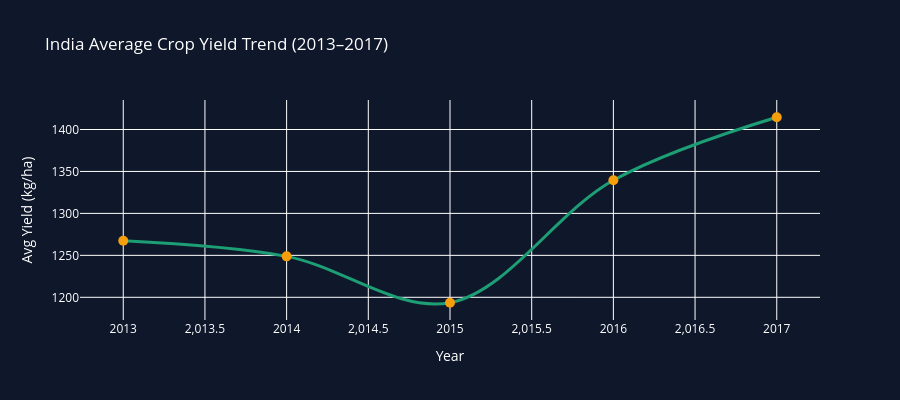

Notebook code cell kept with this figure:
### Code cell
fig2 = px.line(
    yearly,
    x='year',
    y='avg_crop_yield',
    title='India Average Crop Yield Trend (2013–2017)',
    labels={'avg_crop_yield': 'Avg Yield (kg/ha)', 'year': 'Year'},
    markers=True,
    line_shape='spline',
)
fig2.update_traces(
    line_color='#1D9E75',
    line_width=3,
    marker_size=10,
    marker_color='#F59E0B',
)
fig2.update_layout(
    plot_bgcolor='#0F172A',
    paper_bgcolor='#0F172A',
    font_color='white',
    height=400,
)
fig2.show()
fig2.write_html("chart_yield_trend.html")
print("Trend chart saved!")

### Figure 1 — Plotly figure (JSON) as saved in the notebook; plotly's stock layout.template omitted (floating-point values rounded to 4 significant figures)
{"data": [{"hovertemplate": "Year=%{x}<br>Avg Yield (kg/ha)=%{y}<extra></extra>", "legendgroup": "", "line": {"color": "#1D9E75", "dash": "solid", "shape": "spline", "width": 3}, "marker": {"color": "#F59E0B", "size": 10, "symbol": "circle"}, "mode": "lines+markers", "name": "", "orientation": "v", "showlegend": false, "type": "scatter", "x": [2013, 2014, 2015, 2016, 2017], "xaxis": "x", "y": [1267.0, 1249.0, 1194.0, 1340.0, 1415.0], "yaxis": "y"}], "layout": {"font": {"color": "white"}, "height": 400, "legend": {"tracegroupgap": 0}, "paper_bgcolor": "#0F172A", "plot_bgcolor": "#0F172A", "title": {"text": "India Average Crop Yield Trend (2013–2017)"}, "xaxis": {"anchor": "y", "domain": [0, 1], "title": {"text": "Year"}}, "yaxis": {"anchor": "x", "domain": [0, 1], "title": {"text": "Avg Yield (kg/ha)"}}}}
